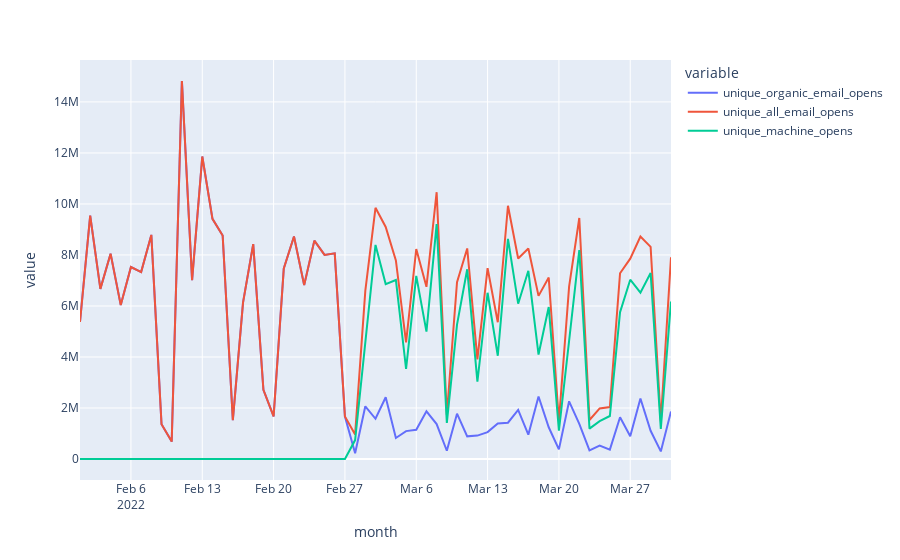

Source (notebook cell):
### Code cell
import matplotlib.pyplot as plt
import plotly.express as px

temp = df2[['month', 'unique_organic_email_opens', 'unique_all_email_opens', 'unique_machine_opens']]
temp = temp.set_index('month')
px.line(temp)
